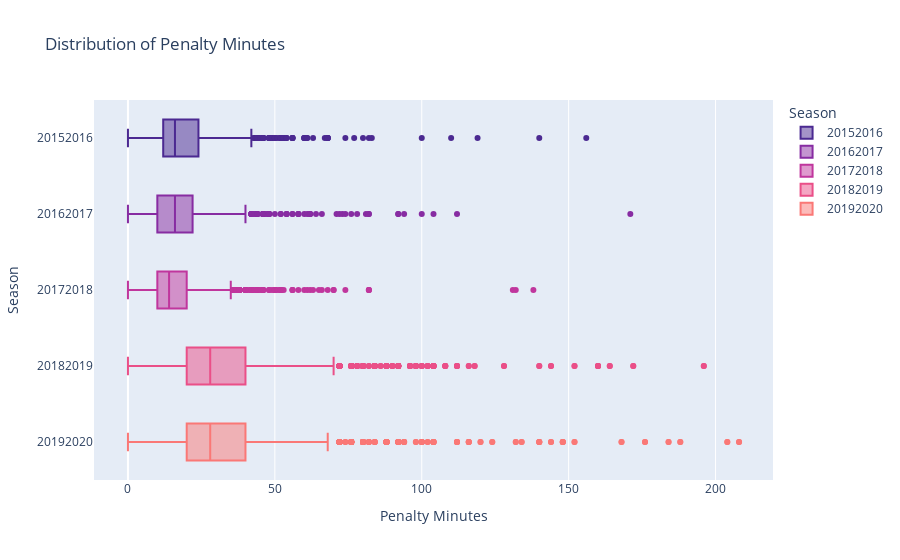

Here is the notebook cell this chart was saved with:
### Code cell
# Let's plot it out as a Box Plot over seasons
px.box(df_detailed_pens, x='penaltyMinutes', y='season', color='season', title='Distribution of Penalty Minutes', **plotly_settings).show()

### Figure 1 — Plotly figure (JSON) as saved in the notebook; plotly's stock layout.template omitted (floating-point values rounded to 4 significant figures; data arrays with more than 128 entries replaced by an {"elided": "..."} marker saying what was removed)
{"data": [{"alignmentgroup": "True", "customdata": {"elided": "1321x3 str values"}, "hovertemplate": "Season=%{y}<br>Penalty Minutes=%{x}<br>Game Type=%{customdata[0]}<br>Home Team=%{customdata[1]}<br>Away Team=%{customdata[2]}<extra></extra>", "legendgroup": "20152016", "marker": {"color": "rgb(75, 41, 145)"}, "name": "20152016", "notched": false, "offsetgroup": "20152016", "orientation": "h", "showlegend": true, "type": "box", "x": {"elided": "1321 int values"}, "x0": " ", "xaxis": "x", "y": {"elided": "1321 str values"}, "y0": " ", "yaxis": "y"}, {"alignmentgroup": "True", "customdata": {"elided": "1323x3 str values"}, "hovertemplate": "Season=%{y}<br>Penalty Minutes=%{x}<br>Game Type=%{customdata[0]}<br>Home Team=%{customdata[1]}<br>Away Team=%{customdata[2]}<extra></extra>", "legendgroup": "20162017", "marker": {"color": "rgb(135, 44, 162)"}, "name": "20162017", "notched": false, "offsetgroup": "20162017", "orientation": "h", "showlegend": true, "type": "box", "x": {"elided": "1323 int values"}, "x0": " ", "xaxis": "x", "y": {"elided": "1323 str values"}, "y0": " ", "yaxis": "y"}, {"alignmentgroup": "True", "customdata": {"elided": "1363x3 str values"}, "hovertemplate": "Season=%{y}<br>Penalty Minutes=%{x}<br>Game Type=%{customdata[0]}<br>Home Team=%{customdata[1]}<br>Away Team=%{customdata[2]}<extra></extra>", "legendgroup": "20172018", "marker": {"color": "rgb(192, 54, 157)"}, "name": "20172018", "notched": false, "offsetgroup": "20172018", "orientation": "h", "showlegend": true, "type": "box", "x": {"elided": "1363 int values"}, "x0": " ", "xaxis": "x", "y": {"elided": "1363 str values"}, "y0": " ", "yaxis": "y"}, {"alignmentgroup": "True", "customdata": {"elided": "2716x3 str values"}, "hovertemplate": "Season=%{y}<br>Penalty Minutes=%{x}<br>Game Type=%{customdata[0]}<br>Home Team=%{customdata[1]}<br>Away Team=%{customdata[2]}<extra></extra>", "legendgroup": "20182019", "marker": {"color": "rgb(234, 79, 136)"}, "name": "20182019", "notched": false, "offsetgroup": "20182019", "orientation": "h", "showlegend": true, "type": "box", "x": {"elided": "2716 int values"}, "x0": " ", "xaxis": "x", "y": {"elided": "2716 str values"}, "y0": " ", "yaxis": "y"}, {"alignmentgroup": "True", "customdata": {"elided": "2419x3 str values"}, "hovertemplate": "Season=%{y}<br>Penalty Minutes=%{x}<br>Game Type=%{customdata[0]}<br>Home Team=%{customdata[1]}<br>Away Team=%{customdata[2]}<extra></extra>", "legendgroup": "20192020", "marker": {"color": "rgb(250, 120, 118)"}, "name": "20192020", "notched": false, "offsetgroup": "20192020", "orientation": "h", "showlegend": true, "type": "box", "x": {"elided": "2419 int values"}, "x0": " ", "xaxis": "x", "y": {"elided": "2419 str values"}, "y0": " ", "yaxis": "y"}], "layout": {"boxmode": "overlay", "legend": {"title": {"text": "Season"}, "tracegroupgap": 0}, "title": {"text": "Distribution of Penalty Minutes"}, "xaxis": {"anchor": "y", "domain": [0, 1], "title": {"text": "Penalty Minutes"}}, "yaxis": {"anchor": "x", "categoryarray": ["20192020", "20182019", "20172018", "20162017", "20152016"], "categoryorder": "array", "domain": [0, 1], "title": {"text": "Season"}}}}
